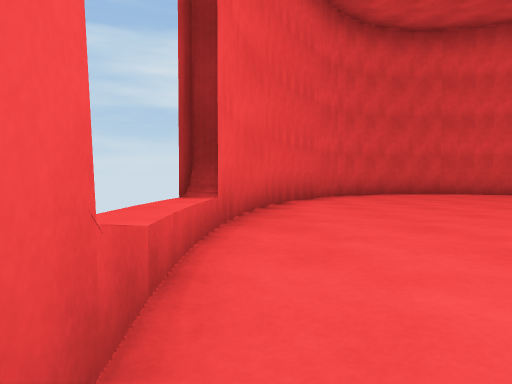
View 1 (above)

13 first-person views from a walk through a 3-D level made in the Unity game engine. The camera is 0.4 m above the floor, tilts 2° down and sees 70° across. Doors are open. The floor is counted in squares, 1 m on a side. Each view is taken from the middle of a square. On the plan, view 1 faces up. The plan holds only what a view shows up to about 9 squares ahead; the rest is blank. The player character is not drawn. Some animated figures are not drawn.

View 2
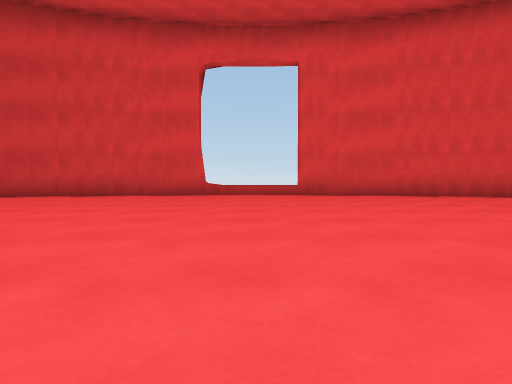

View 3
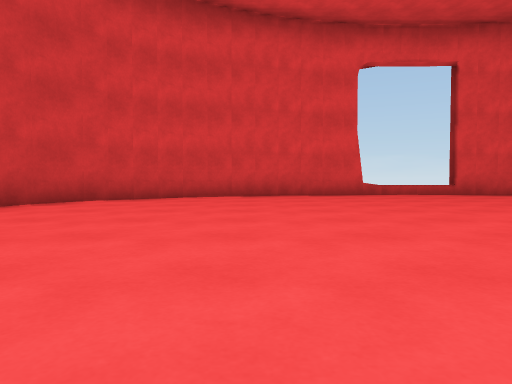

View 4
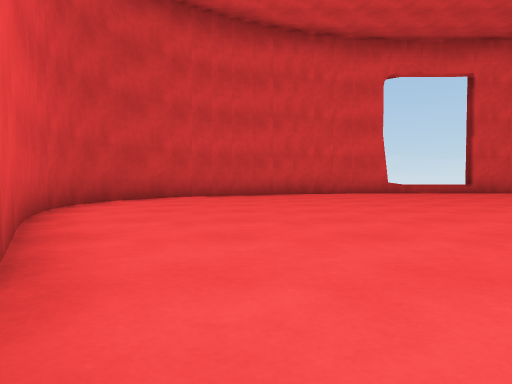

View 5
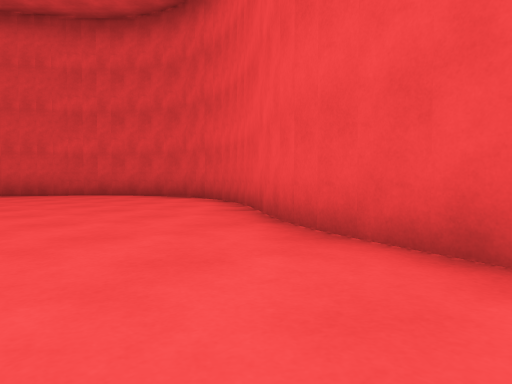

View 6
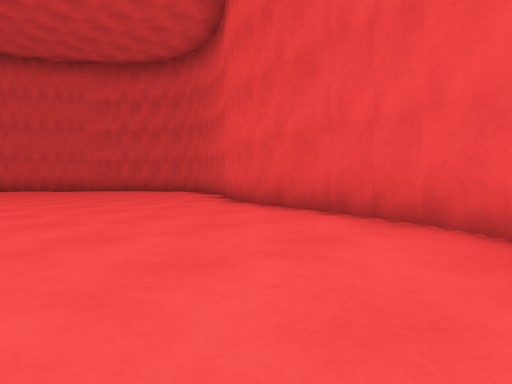

View 7
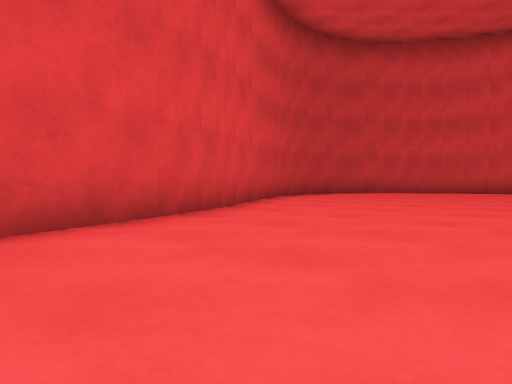

View 8
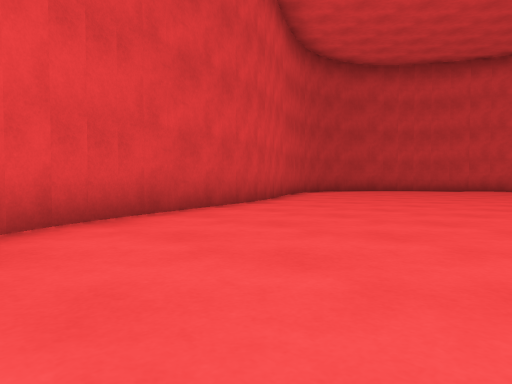

View 9
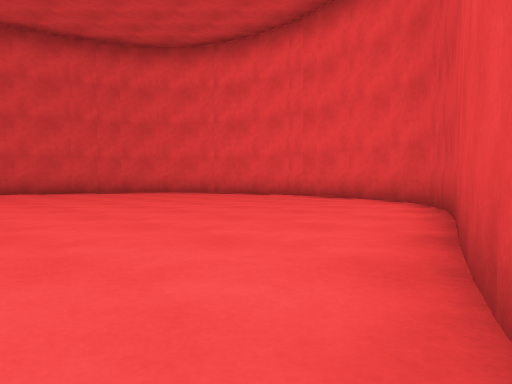

View 10
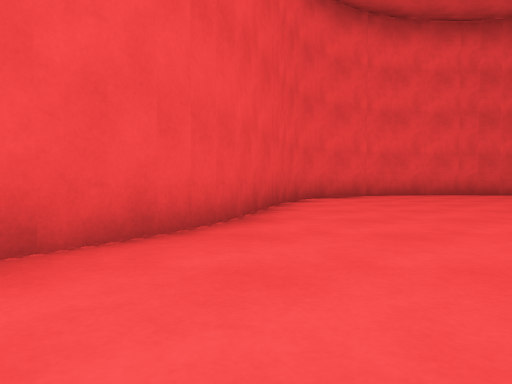

View 11
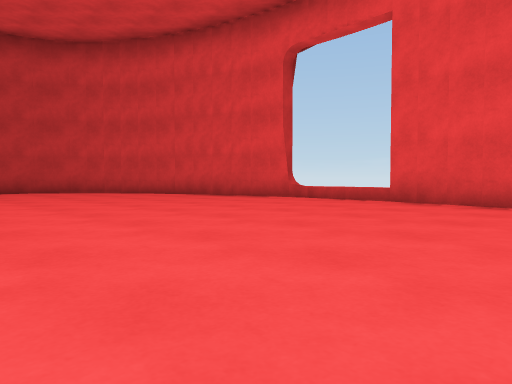

View 12
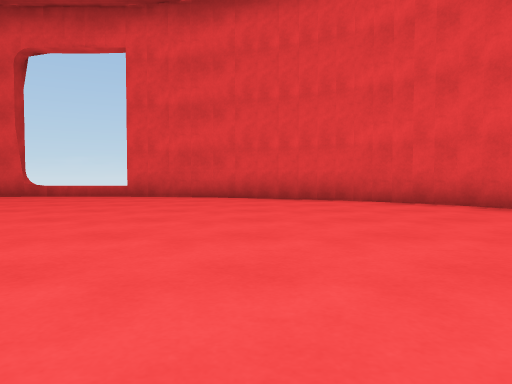

View 13
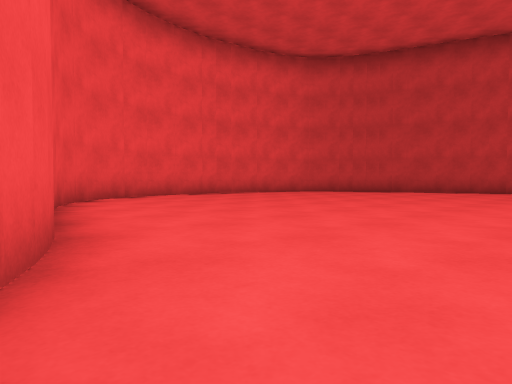

### Floor plan
Points are (right, up) in squares from view 1. A wall is a line through its corners. A room is listed if a view was taken in it or the views show most of it. See-through windows are left out.
Room 1 (views 1, 2, 3, 4, 5, 6, 7, 8, 9, 10, 11, 12, 13)
walls: (9, 7.5) (8.2, 7.9); (9.3, 7.4) (8.9, 7.6); (8.3, 7.9) (6.9, 8.9) (6, 9.4); (9.1, -3.7) (12.8, -2.6); (8.4, -4.1) (9.2, -3.7); (12.3, 6.5) (9.3, 7.3); (12.8, 6.3) (12.1, 6.6); (12.7, -2.6) (14, -1.8) (14.6, -0.9); (6, 9.3) (5.6, 9.5) (4.8, 9.7); (13.3, 6) (12.7, 6.3); (-0.3, 3.7) (-0.4, 2); (-0.5, 1.8) (-0.2, -0.3) (0.2, -1.5); (6, -5.5) (6.4, -5.3) (8.6, -4); (13.7, 5.7) (13.2, 6.1); (0.1, -1.4) (0.6, -2.6); (14, 5.3) (13.6, 5.8); (0.2, 5.7) (-0.4, 3.5); (13.8, -1.9) (14.2, -1.5); (0.5, -2.5) (1.4, -4.1); (5.2, -5.7) (6.1, -5.4); (14.4, 4.8) (14, 5.4); (0.5, 6.6) (0.2, 5.5); (14.7, 4.3) (14.3, 5); (14.9, 3.6) (14.6, 4.5); (14.5, -1) (14.9, 0.2); (15, 3.2) (14.9, 3.8); (4.8, -5.8) (5.3, -5.7); (1.1, 7.6) (0.5, 6.4); (14.9, 0) (15.1, 1.7); (4.4, -5.8) (4.9, -5.8); (1.3, -4) (1.7, -4.5); (3.9, 9.7) (3.4, 9.5); (3.5, 9.6) (3, 9.4); (1.6, -4.4) (2, -4.8) (2.4, -5.1); (3.9, -5.8) (4.5, -5.8); (2.2, 8.9) (1.7, 8.4) (1.1, 7.5); (2.5, 9.1) (2.1, 8.8); (3.2, 9.5) (2.7, 9.3); (2.8, 9.3) (2.4, 9); (2.3, -5.1) (2.7, -5.4) (3.2, -5.6); (3.1, -5.6) (3.6, -5.7) (4.1, -5.8)
low walls: (-0.4, 2.2) (-0.4, 1.7)
ways out: open door at (-0.5, 2)

Where each view was taken, in squares from view 1:
view 1: 0 up, 0 right, facing up
view 2: 2 up, 9 right, facing left
view 3: 2 down, 9 right, facing left
view 4: 3 down, 10 right, facing left
view 5: 5 up, 11 right, facing up-left
view 6: 3 up, 14 right, facing up-left
view 7: 0 up, 12 right, facing down-left
view 8: 1 up, 14 right, facing down-left
view 9: 4 down, 8 right, facing up-right
view 10: 7 up, 6 right, facing right
view 11: 6 up, 6 right, facing down-left
view 12: 6 up, 8 right, facing left
view 13: 8 up, 7 right, facing down-right
